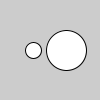
Frame 1 (no input)
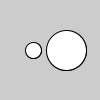
Frame 2 (the mouse pressed at the canvas centre, redrawn once)

The Processing sketch that drew these frames (run headless with seeded random() and noise(); the mouse was pressed at the canvas centre and the sketch redrawn once):

// Processing sketch: _01
// ── _01.pde
Spot sp1, sp2;

void setup() {
  size(100, 100);
  smooth();
  noLoop();
// Run the constructore without parameters
  sp1 = new Spot();
// Run the constructor with three parameters
  sp2 = new Spot(66, 50, 20);
}

void draw() {
  sp1.display();
  sp2.display();
}

class Spot {
  float x, y, radius;
// First version of the Spot constructor,
// the fields are assigned default values
  Spot() {
    x = 33;
    y = 50;
    radius = 8;
  }
// Second version of the Spot constructor,
// the fields are assigned with parameters
  Spot(float xpos, float ypos, float r) {
    x = xpos;
    y = ypos;
    radius = r;
  }
  void display() {
    ellipse(x, y, radius*2, radius*2);
  }
}
